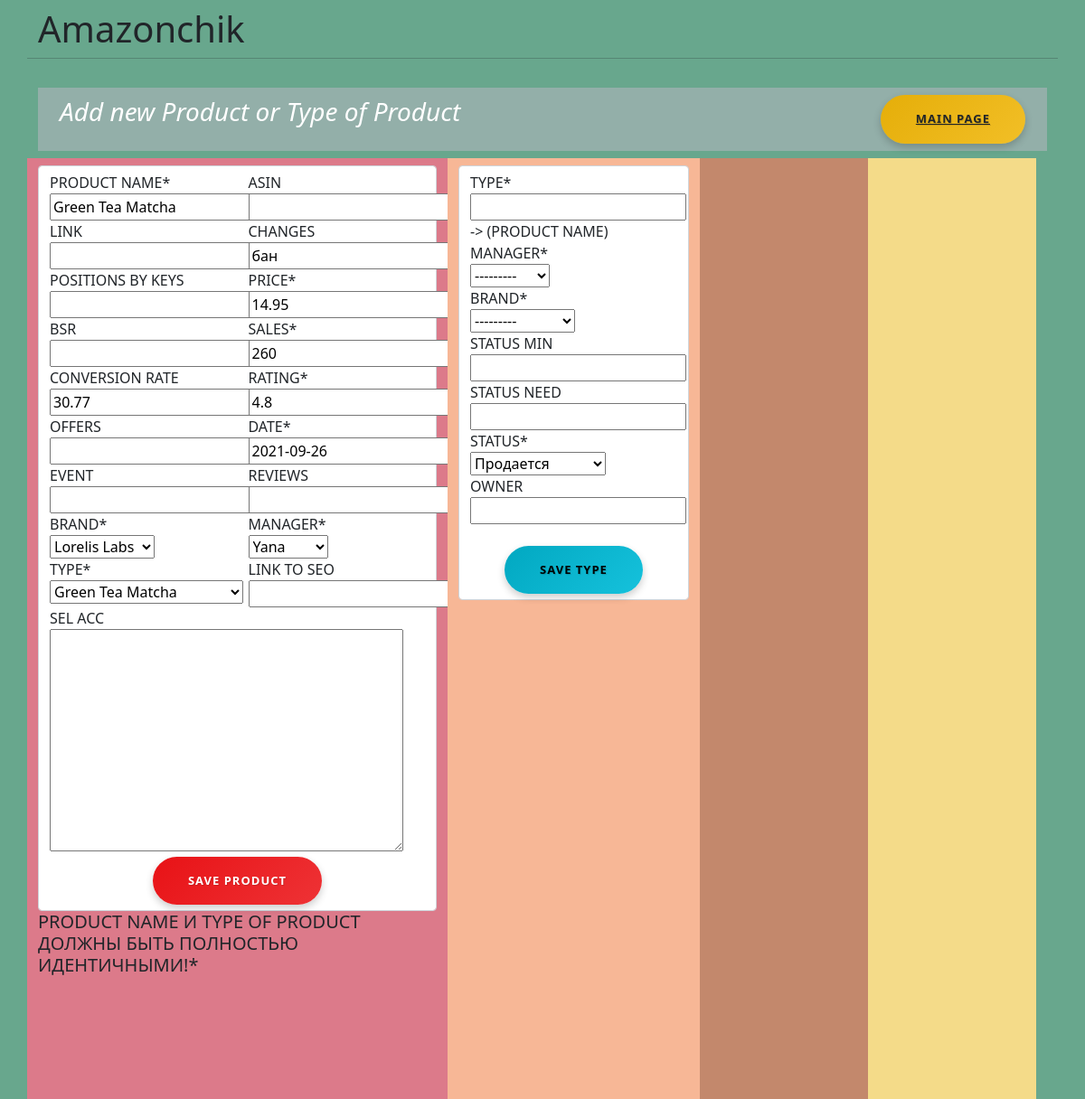
Page /add_new/ on the committed database.
### analiz/models.py (models this page shows, shortened)
class Product(models.Model):
	product_name = models.CharField(max_length=30)
	link = models.URLField(blank=True, null = True)
	changes = models.TextField(blank=True, null = True)
	positions_by_keys = models.CharField(max_length=400, blank=True, null = True)
	bsr = models.IntegerField(blank=True, null = True)
	conversion_rate = models.CharField(max_length=10, null = True, blank = True)
	rating = models.DecimalField(max_digits=2, decimal_places=1)
	offers = models.TextField(blank=True, null = True)
	event = models.TextField(max_length=1000 ,blank=True, null = True)
	brand = models.ForeignKey('Brand', on_delete=models.CASCADE)
	manager = models.ForeignKey('Manager', on_delete=models.CASCADE)
	type = models.ForeignKey('TypeOfProduct', on_delete=models.CASCADE)
	link_to_seo = models.URLField(blank=True, null = True)
	fba_inventory = models.TextField(blank=True, null = True) # add
	sel_acc = models.TextField(blank=True, null = True)
	date = models.DateField()
	sales = models.IntegerField()
	price = models.DecimalField(max_digits=4, decimal_places=2)
	asin = models.CharField(max_length=15, blank=True, null = True)
	reviews = models.IntegerField(blank=True, null = True)
	class Meta:
		ordering = ['date',]

class Brand(models.Model):
	brand = models.CharField(max_length=20, unique=True)
	def __str__(self):
		return self.brand

class TypeOfProduct(models.Model): # конкретно все товары
	type = models.CharField(max_length=30, unique=True)
	manager = models.ForeignKey('Manager', on_delete=models.CASCADE)
	brand = models.ForeignKey('Brand', on_delete=models.CASCADE,)
	status_min = models.IntegerField(blank=True, null = True, default=25)
	status_need = models.IntegerField(blank=True, null = True, default=101)
	ostatki = models.PositiveIntegerField(blank=True, null = True) # удалить
	owner = models.CharField(max_length=40, blank=True, null = True)
	BAN = 'BAN'
	OUT_OF_STOCK = 'OOS'
	SUPRESSION = 'SSS'
	IN_DEV = "InDev"
	IS_S = 'IsS'
	ANOTHER_ISSUE = 'AN_ISS'
	STATUS_CHOICES = [
		(IN_DEV, 'В разработке'),
		(IS_S, 'Продается'),
		(ANOTHER_ISSUE, 'Другая причина'),
		(BAN, 'Бан'),
		(OUT_OF_STOCK, 'Нет на складе'),
		(SUPRESSION, 'Ограничение'),
	]
	status = models.CharField(max_length=20, choices=STATUS_CHOICES, default=IS_S)
	class Meta:
		ordering = ['type',]
	def __str__(self):
		return self.type

### analiz/views.py (the view)
# urls.py: path('add_new/', views.new_page , name = "adding new"),
@csrf_exempt
def new_page(request, *type_of):
	managers = Manager.objects.all()
	type = TypeOfProduct.objects.all().order_by('manager')
	prod = Product.objects.last()
	new_product = AddNewProduct(request.POST or None, instance=prod)
	new_type = AddTypeOfProduct(request.POST or None)
	choose_type = ChooseType(request.POST or None)
	products = ''
	if request.method == 'POST' and new_product.is_valid():
		new_product.save()
	elif request.method == 'POST' and new_type.is_valid():
		new_type.save()
	elif choose_type.is_valid() and request.method == "POST":
		data = choose_type.clean_type()
		prod = Product.objects.filter(type=data).last()
		new_product = AddNewProduct(request.POST or None, instance=prod)
	else:
		new_product = AddNewProduct(request.POST or None, instance=prod)
		new_type = AddTypeOfProduct(request.POST or None)
	context = {'new_product':new_product, 'new_type':new_type, 'choose':choose_type, 'prod':products}
	return render(request, 'New.html', context)

### analiz/forms.py
class AddNewProduct(ModelForm):
	class Meta:
		model = Product
		fields = '__all__'
	positions_by_keys = forms.CharField(max_length=40, required=False)
	changes = forms.CharField(max_length=20, required=False)
	offers = forms.CharField(max_length=20, required=False)
	event = forms.CharField(max_length=20, required=False)

class AddTypeOfProduct(ModelForm):
	class Meta:
		model = TypeOfProduct
		fields = '__all__'
	status_min = forms.IntegerField(required=False)
	status_need = forms.IntegerField(required=False)

### analiz/models.py (called while the page is built)
	def __str__(self):
		return self.username

### analiz/templates/New.html (shortened to what this page needs)
<!doctype html>
{% load crispy_forms_tags %}
{% load static %}
<html lang="en">
  <head>
	<link href="https://cdn.jsdelivr.net/npm/bootstrap@5.0.0-beta3/dist/css/bootstrap.min.css" rel="stylesheet">
	<link rel="stylesheet" href="{% static 'css/dashboard.rtl.css'%}" type="text/css">
	<link rel="stylesheet" href="{% static 'css/buttons.css'%}" type="text/css">
  </head>
  <body>
	<div class="container">
	  <div class="row justify-content-center">
		  <h1 class="mt-2">Amazonchik</h1>
		  <hr class="mt-0 mb-4">
		  {% block detail %}
		  <nav class="navbar navbar-default">
			  <div class="container-fluid" style="background-color: #93afa9 ">
				  <div class="navbar-header">
					<h3><p style="font-style:italic"><font color="white">Add new Product or Type of Product</font></p></h3>
				  </div>
				  <div>
					  <ul class="nav navbar">
						  <button type="button" class="btn btn-warning"><a href="{% url 'manager_page' manager_id=user.id %}" class="link-dark">Main Page</a></button>
					  </ul>
				  </div>
			  </div>
		  </nav>
		  <div class="container-fluid">
			  <div class="row sidebar-heading">
				  <div class="row">
					  <div class="col-xs-2 col-sm-2 col-md-2 col-lg-5 sidebar-sticky" style="background-color: #dc7a8a	">
						<form class='form-control' method="POST" action="" >
							<div class="row">
								<div class="col-6">
								   {{ new_product.product_name|as_crispy_field }}
								   {{ new_product.link|as_crispy_field }}
								   {{ new_product.positions_by_keys|as_crispy_field }}
								   {{ new_product.bsr|as_crispy_field }}
								   {{ new_product.conversion_rate|as_crispy_field }}
								   {{ new_product.offers|as_crispy_field }}
								   {{ new_product.event|as_crispy_field }}
								   {{ new_product.brand|as_crispy_field }}
								   {{ new_product.type|as_crispy_field }}
								</div>
								<div class="col-6">
								   {{ new_product.asin|as_crispy_field }}
								   {{ new_product.changes|as_crispy_field }}
								   {{ new_product.price|as_crispy_field }}
								   {{ new_product.sales|as_crispy_field }}
								   {{ new_product.rating|as_crispy_field }}
								   {{ new_product.date|as_crispy_field }}
								   {{ new_product.reviews|as_crispy_field }}
								   {{ new_product.manager|as_crispy_field }}
								   {{ new_product.link_to_seo|as_crispy_field }}
							</div>
							{{ new_product.sel_acc|as_crispy_field }}
							<div align="center">
								<input type="Submit" name="submit" value="Save Product" class="btn btn-danger"/>
							</div>
						</form>
					  </div>
					  <h5>  Product name и Type of Product должны быть полностью идентичными!* </h5>
					  </div>
					  <div class="col-xs-2 col-sm-2 col-md-2 col-lg-3 sidebar-sticky" style="background-color: #f7b796">
					<form class='form-control' method="POST" action="" >
						 {{ new_type.type|as_crispy_field }} -> (Product Name)
						 {{ new_type.manager|as_crispy_field }}
						 {{ new_type.brand|as_crispy_field }}
						 {{ new_type.status_min|as_crispy_field }}
						 {{ new_type.status_need|as_crispy_field }}
						 {{ new_type.status|as_crispy_field }}
						 {{ new_type.owner|as_crispy_field }}
					  <br>
					  <div align="center">
						  <input type="Submit" name="submit" value="Save Type" class="btn btn-info"/>
					  </div>
					</form>
					  </div>
					  <div class="col-xs-2 col-sm-2 col-md-2 col-lg-2" style="background-color: #c3886c">
					  </div>
					  <div class="col-xs-2 col-sm-2 col-md-2 col-lg-2" style="background-color: #f4db89">
					  </div>
				  </div>
			  </div>
		  </div>
		{% endblock %}
	  </div>
  </body>
</html>

### staticfiles/static/css/dashboard.rtl.css (style rules this page uses)
body { font-size: .875rem; }
.sidebar-sticky { position: relative; top: 0; height: calc(100vh - 48px); padding-top: .5rem; overflow-x: hidden; overflow-y: auto; }
.sidebar-heading { font-size: .75rem; text-transform: uppercase; }

### analiz/static/css/buttons.css (style rules this page uses)
.btn { border-radius: 100px; font-size: 13px; font-weight: bold; letter-spacing: 1px; padding: 17px 39px; text-shadow: 1px 1px 1px rgba(0, 0, 0, 0.14); text-transform: uppercase; box-shadow: 0 4px 9px 0 rgba(0, 0, 0, 0.2); }
.btn-danger { background: #e81216; background: -moz-linear-gradient(-45deg, #e81216 0%, #f45355 50%, #f6290c 51%, #ed0e11 71%, #fc1b21 100%); background: -webkit-linear-gradient(-45deg, #e81216 0%,#f45355 50%,#f6290c 51%,#ed0e11 71%,#fc1b21 100%); background: linear-gradient(135deg, #e81216 0%,#f45355 50%,#f6290c 51%,#ed0e11 71%,#fc1b21 100%); filter: progid:DXImageTransform.Microsoft.gradient( startColorstr='#e81216', endColorstr='#fc1b21',GradientType=1 ); background-size: 400% 400%; -webkit-animation: AnimationName 3s ease infinite; -moz-animation: AnimationName 3s ease infinite; animation: AnimationName 3s ease infinite; -webkit-animation: AnimationName 3s ease infinite; -moz-animation: AnimationName 3s ease infinite; animation: AnimationName 3s ease infinite; border: medium none; }
.btn-warning { background: #e5ae09; background: -moz-linear-gradient(-45deg, #e5ae09 0%, #ffd044 50%, #ffc107 51%, #fc9014 71%, #f1890b 100%); background: -webkit-linear-gradient(-45deg, #e5ae09 0%,#ffd044 50%,#ffc107 51%,#fc9014 71%,#f1890b 100%); background: linear-gradient(135deg, #e5ae09 0%,#ffd044 50%,#ffc107 51%,#fc9014 71%,#f1890b 100%); filter: progid:DXImageTransform.Microsoft.gradient( startColorstr='#e5ae09', endColorstr='#f1890b',GradientType=1 ); background-size: 400% 400%; -webkit-animation: AnimationName 3s ease infinite; -moz-animation: AnimationName 3s ease infinite; animation: AnimationName 3s ease infinite; -webkit-animation: AnimationName 3s ease infinite; -moz-animation: AnimationName 3s ease infinite; animation: AnimationName 3s ease infinite; border: medium none; color: #fff !important; }
.btn-info { background: #01a8c1; background: -moz-linear-gradient(-45deg, #01a8c1 0%, #2adbf7 50%, #00b5d1 51%, #0aafc9 71%, #0599b1 100%); background: -webkit-linear-gradient(-45deg, #01a8c1 0%,#2adbf7 50%,#00b5d1 51%,#0aafc9 71%,#0599b1 100%); background: linear-gradient(135deg, #01a8c1 0%,#2adbf7 50%,#00b5d1 51%,#0aafc9 71%,#0599b1 100%); filter: progid:DXImageTransform.Microsoft.gradient( startColorstr='#01a8c1', endColorstr='#0599b1',GradientType=1 ); background-size: 400% 400%; -webkit-animation: AnimationName 3s ease infinite; -moz-animation: AnimationName 3s ease infinite; animation: AnimationName 3s ease infinite; -webkit-animation: AnimationName 3s ease infinite; -moz-animation: AnimationName 3s ease infinite; animation: AnimationName 3s ease infinite; border: medium none; }

### analiz/templates/New.html (style rules this page uses)
body { background-color: rgb(104, 167, 141); }

### rows in the picture
Product: product_name "Green Tea Matcha", conversion_rate "30.77", changes "бан", price "14.95", sales "260", rating "4.8", date "2021-09-26", manager "Yana"
Brand: brand "Lorelis Labs", brand "---------"
TypeOfProduct: type "Green Tea Matcha"
